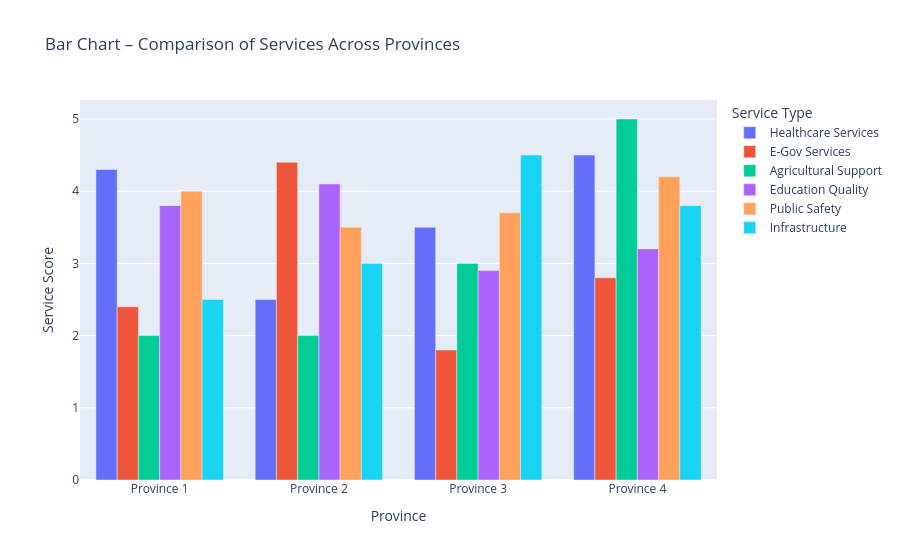

The code cell stored with this chart in its notebook:
### Markdown cell above
#### **Bar Plot (Vertical bars):** 
* Compares values across different provinces or categories.
* Ideal for ranking and comparisons

### Code cell
fig = px.bar(
    df,
    x="Province",
    y=df.columns.drop("Province"),
    title="Bar Chart - Comparison of Services Across Provinces"
)

fig.update_layout(
    barmode="group",
    xaxis_title="Province",
    yaxis_title="Service Score",
    legend_title="Service Type"
)

fig.show()

### Figure 1 — Plotly figure (JSON) as saved in the notebook; plotly's stock layout.template omitted (floating-point values rounded to 4 significant figures)
{"data": [{"alignmentgroup": "True", "hovertemplate": "variable=Healthcare Services<br>Province=%{x}<br>value=%{y}<extra></extra>", "legendgroup": "Healthcare Services", "marker": {"color": "#636efa", "pattern": {"shape": ""}}, "name": "Healthcare Services", "offsetgroup": "Healthcare Services", "orientation": "v", "showlegend": true, "textposition": "auto", "type": "bar", "x": ["Province 1", "Province 2", "Province 3", "Province 4"], "xaxis": "x", "y": [4.3, 2.5, 3.5, 4.5], "yaxis": "y"}, {"alignmentgroup": "True", "hovertemplate": "variable=E-Gov Services<br>Province=%{x}<br>value=%{y}<extra></extra>", "legendgroup": "E-Gov Services", "marker": {"color": "#EF553B", "pattern": {"shape": ""}}, "name": "E-Gov Services", "offsetgroup": "E-Gov Services", "orientation": "v", "showlegend": true, "textposition": "auto", "type": "bar", "x": ["Province 1", "Province 2", "Province 3", "Province 4"], "xaxis": "x", "y": [2.4, 4.4, 1.8, 2.8], "yaxis": "y"}, {"alignmentgroup": "True", "hovertemplate": "variable=Agricultural Support<br>Province=%{x}<br>value=%{y}<extra></extra>", "legendgroup": "Agricultural Support", "marker": {"color": "#00cc96", "pattern": {"shape": ""}}, "name": "Agricultural Support", "offsetgroup": "Agricultural Support", "orientation": "v", "showlegend": true, "textposition": "auto", "type": "bar", "x": ["Province 1", "Province 2", "Province 3", "Province 4"], "xaxis": "x", "y": [2, 2, 3, 5], "yaxis": "y"}, {"alignmentgroup": "True", "hovertemplate": "variable=Education Quality<br>Province=%{x}<br>value=%{y}<extra></extra>", "legendgroup": "Education Quality", "marker": {"color": "#ab63fa", "pattern": {"shape": ""}}, "name": "Education Quality", "offsetgroup": "Education Quality", "orientation": "v", "showlegend": true, "textposition": "auto", "type": "bar", "x": ["Province 1", "Province 2", "Province 3", "Province 4"], "xaxis": "x", "y": [3.8, 4.1, 2.9, 3.2], "yaxis": "y"}, {"alignmentgroup": "True", "hovertemplate": "variable=Public Safety<br>Province=%{x}<br>value=%{y}<extra></extra>", "legendgroup": "Public Safety", "marker": {"color": "#FFA15A", "pattern": {"shape": ""}}, "name": "Public Safety", "offsetgroup": "Public Safety", "orientation": "v", "showlegend": true, "textposition": "auto", "type": "bar", "x": ["Province 1", "Province 2", "Province 3", "Province 4"], "xaxis": "x", "y": [4, 3.5, 3.7, 4.2], "yaxis": "y"}, {"alignmentgroup": "True", "hovertemplate": "variable=Infrastructure<br>Province=%{x}<br>value=%{y}<extra></extra>", "legendgroup": "Infrastructure", "marker": {"color": "#19d3f3", "pattern": {"shape": ""}}, "name": "Infrastructure", "offsetgroup": "Infrastructure", "orientation": "v", "showlegend": true, "textposition": "auto", "type": "bar", "x": ["Province 1", "Province 2", "Province 3", "Province 4"], "xaxis": "x", "y": [2.5, 3, 4.5, 3.8], "yaxis": "y"}], "layout": {"autosize": true, "barmode": "group", "legend": {"title": {"text": "Service Type"}, "tracegroupgap": 0}, "title": {"text": "Bar Chart – Comparison of Services Across Provinces"}, "xaxis": {"anchor": "y", "autorange": true, "domain": [0, 1], "range": [-0.5, 3.5], "title": {"text": "Province"}, "type": "category"}, "yaxis": {"anchor": "x", "autorange": true, "domain": [0, 1], "range": [0, 5.263], "title": {"text": "Service Score"}, "type": "linear"}}}
